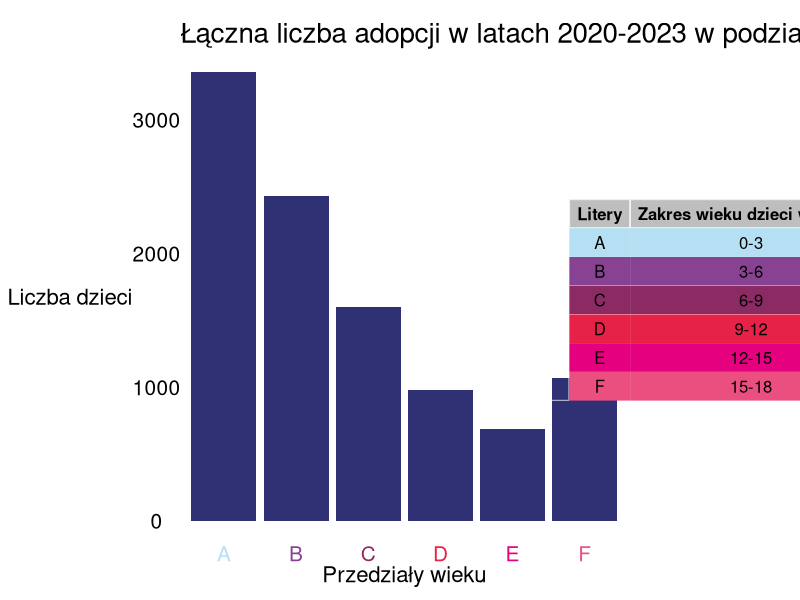

Reproduce this figure in R. (Note: this script raises an error after producing the figure.)
## ---- chunk 1
knitr::opts_chunk$set(echo = TRUE)
library(readxl)
library(dplyr)
library(ggplot2)
library(rnaturalearth)
library(sf)
library(ggrepel)
library(patchwork)
library(grid)
library(gridExtra)
library(tidyr)
df<-read.csv("DANE1.csv")
df1<-read_xlsx("DANE2.xlsx")
options(warn = -1)

## ---- chunk 2

df$GroupAge <- rep(1:ceiling(nrow(df)/3), each = 3, length.out = nrow(df))
df<-df%>%
  rowwise() %>%
  mutate(Mean_Years = sum(c(X2020, X2021,X2022,X2023), na.rm = TRUE)) %>%
  ungroup()%>%
  group_by(GroupAge)%>%
  summarise(AVG=sum(Mean_Years,na.rm=TRUE))

df$GroupAge<-LETTERS[1:6]

colors <- c("#b5e0f3", "#884292", "#8c2a64", "#e62248", "#e4007e", "#ea4f7f")

p1<-ggplot(data=df,aes(x=as.factor(GroupAge),y=AVG))+
  geom_bar(stat="identity",fill="#303174")+
  labs(title="Łączna liczba adopcji w latach 2020-2023 w podziale na wiek dzieci",
        y ="Liczba dzieci",
        x="Przedziały wieku")+
  theme_void()+
  theme(axis.text.x = element_text(color = colors,size=15),
        axis.text.y=element_text(size=15),
        plot.title = element_text(size=20),
        axis.title.x = element_text(size=16),
        axis.title.y=element_text(size=16))

age_ranges <- data.frame(
  Start = seq(0, 15, by = 3),       
  End = c(seq(3, 15, by = 3), 18)    
)
age_ranges$Letters<-LETTERS[1:6]
age_ranges$Range <- paste(age_ranges$Start, age_ranges$End, sep = "-")
age_ranges<-age_ranges[,3:4,drop=FALSE]
colnames(age_ranges)<-c("Litery","Zakres wieku dzieci w latach")


my_table_theme <- ttheme_default(core=list(bg_params = list(fill = colors, col=NA)),
                                 colhead = list(bg_params = list(fill = "grey")))
rownames(age_ranges) <- NULL
table<-gridExtra::tableGrob(age_ranges, theme = my_table_theme,rows = rep(" ", 6))


## ---- chunk 3
combined_plot <- p1 + table+plot_layout(ncol = 2, widths = c(3, 1))
combined_plot

## ---- chunk 4
df1<-as.data.frame(df1)
colnames(df1)[1] <- "Voivodeship"
poland <- ne_states(country = "Poland", returnclass = "sf")
df1<-df1%>%
  pivot_longer(!Voivodeship, names_to = "Year", values_to = "count")
df1_result<-df1%>%
  group_by(Voivodeship)%>%
  summarise(Mean=mean(count,na.rm=TRUE))%>%
  mutate(Voivodeship=paste("województwo",Voivodeship))

poland<- poland %>% inner_join(df1_result,by=c("name_pl"="Voivodeship"))

p2<-ggplot(data = poland) +
  geom_sf(aes(fill = Mean), color = "black")+
  scale_fill_gradient2(name="Ilość wychowanków",
                        mid = ("#ea4f7f"),
                        
                        high = ("#315ca8"))+
  theme_minimal()+
  theme_void()+
  labs(title="Średnia liczba wychowanków pieczy rodzinnej \nw roku w podziale na województwa",
       subtitle="Lata: 2014-2023")+
  theme(plot.title = element_text(size=20),
        subplot.title=element_text(size=16),
        legend.title=element_text(size=16),
        legend.text = element_text(size=14))
## ---- chunk 5

p2
